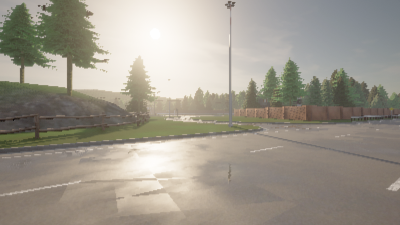
#> input picture car_images/Coburg2_left/1.jpg, 400 x 225 px
$ python featureDetection.py
#> lines starting #> are read from the running program, lines starting #| are printed output that depends on the picture; after the words box and inside, x2 and y2 are one past the last pixel; in counts of white or black regions, pixels touching at a corner belong together
import cv2
import argparse
import numpy as np


def sift_features(img, name):
    count = 0
    gray_img = cv2.cvtColor(img, cv2.COLOR_BGR2GRAY)

    sift = cv2.SIFT_create()
    kp, des = sift.detectAndCompute(gray_img, None)

    # kp_img = cv2.drawKeyPoints(img, kp, None, color=(0, 255, 0),flags=cv2.DRAW_MATCHES_FLAGS_DRAW_RICH_KEYPOINTS)
    kp_img = img.copy()
    for marker in kp:
        kp_img = cv2.drawMarker(kp_img, tuple(int(i) for i in marker.pt), color=(0, 255, 0))
        count += 1

    print(name,count)
    cv2.imshow(name, kp_img)
    cv2.waitKey()


def orb_feature_detection(img1, name):
    count = 0
    gray_img = cv2.cvtColor(img1, cv2.COLOR_BGR2GRAY)

    orb = cv2.ORB_create(nfeatures=2000)
    kp, des = orb.detectAndCompute(gray_img, None)

    kp_img = img1.copy()
    for marker in kp:
        kp_img = cv2.drawMarker(kp_img, tuple(int(i) for i in marker.pt), color=(0, 255, 0))
        count += 1

    print(name, count)

    cv2.imshow(name, kp_img)
    cv2.waitKey()


def surf_features(img):
    gray_img = cv2.cvtColor(img, cv2.COLOR_BGR2GRAY)

    surf = cv2.xfeatures2d.SURF_create()
    kp, des = surf.detectAndCompute(gray_img, None)

    count = 0

    kp_img = img.copy()
    for marker in kp:
        kp_img = cv2.drawMarker(kp_img, tuple(int(i) for i in marker.pt), color=(0, 255, 0))
        count += 1

    print(count)

    cv2.imshow("SURF", kp_img)
    cv2.waitKey()

def harris_corner(img, name):
    gray = cv2.cvtColor(img, cv2.COLOR_BGR2GRAY)

    gray = np.float32(gray)
    dst = cv2.cornerHarris(gray,2,3,0.04)

    dst = cv2.dilate(dst, None)

    img[dst>0.01*dst.max()] = [0,0,255]

    cv2.imshow(name, img)
    cv2.waitKey()


img1 = cv2.imread("car_images/Coburg2_left/1.jpg")
#> img1 is the input picture: shape (225, 400, 3); mean B, G, R 141.1, 152.7, 158.6
img2 = cv2.imread("car_images/Coburg2_front/1.jpg")
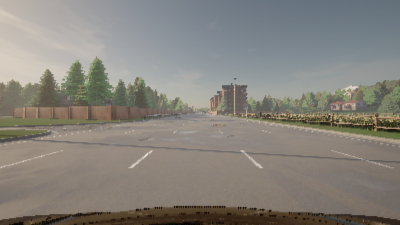
#> input picture car_images/Coburg2_front/1.jpg, 400 x 225 px
#> img2 is the input picture: shape (225, 400, 3); mean B, G, R 124.3, 131, 134.6
sift_features(img1, "SIFT Left")
#> in sift_features, `kp, des = sift.detectAndCompute(gray_img, None)`: kp = 264 keypoints; strongest (x, y, size): (44, 8, 3.1), (153, 166, 40.6), (73, 65, 2.1), (35, 75, 14)
#> the loop in sift_features, `for marker in kp:` made 264 passes
#> marker on passes 1 to 3: keypoint at (2.6, 19.5), size 3.5, keypoint at (3.3, 194.7), size 1.8, keypoint at (3.3, 194.7), size 1.8
#> after the loop in sift_features, `for marker in kp:`:
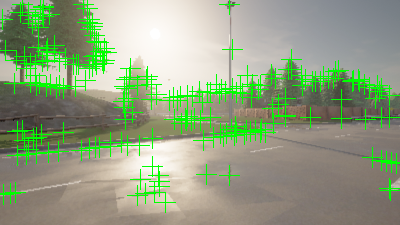
#> kp_img: shape (225, 400, 3); mean B, G, R 129.5, 161.4, 145.2
#> after the loop in sift_features, `for marker in kp:`: count = 264
#| SIFT Left 264
sift_features(img2, "SIFT Front")
#> call 2 of sift_features, with name = 'SIFT Front'
#> in sift_features (call 2), `kp, des = sift.detectAndCompute(gray_img, None)`: kp = 284 keypoints; strongest (x, y, size): (337, 121, 2.1), (145, 209, 1.9), (48, 78, 7.8), (375, 122, 2)
#> the loop in sift_features (call 2), `for marker in kp:` made 284 passes
#> marker on passes 1 to 3: keypoint at (2.6, 141.1), size 2.8, keypoint at (3, 220.7), size 2.8, keypoint at (5.2, 83), size 2.5
#> after the loop in sift_features (call 2), `for marker in kp:`:
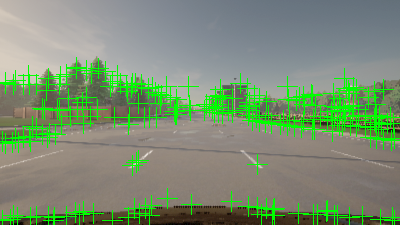
#> kp_img: shape (225, 400, 3); mean B, G, R 115, 143.1, 123.4
#> after the loop in sift_features (call 2), `for marker in kp:`: count = 284
#| SIFT Front 284
orb_feature_detection(img1, "ORB Left")
#> in orb_feature_detection, `kp, des = orb.detectAndCompute(gray_img, None)`: kp = 755 keypoints; strongest (x, y, size): (65, 58, 31), (73, 66, 53.6), (65, 86, 31), (73, 65, 37.2)
#> the loop in orb_feature_detection, `for marker in kp:` made 755 passes
#> marker on passes 1 to 3: keypoint at (42, 32), size 31, keypoint at (94, 33), size 31, keypoint at (99, 34), size 31
#> after the loop in orb_feature_detection, `for marker in kp:`:
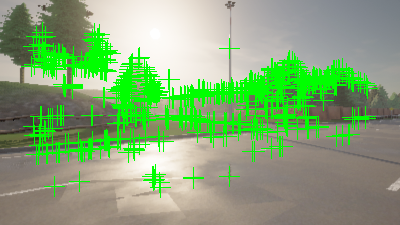
#> kp_img: shape (225, 400, 3); mean B, G, R 119.4, 168.5, 133.6
#> after the loop in orb_feature_detection, `for marker in kp:`: count = 755
#| ORB Left 755
orb_feature_detection(img2, "ORB Front")
#> call 2 of orb_feature_detection, with name = 'ORB Front'
#> in orb_feature_detection (call 2), `kp, des = orb.detectAndCompute(gray_img, None)`: kp = 869 keypoints; strongest (x, y, size): (337, 121, 31), (331, 118, 31), (335, 122, 31), (340, 120, 31)
#> the loop in orb_feature_detection (call 2), `for marker in kp:` made 869 passes
#> marker on passes 1 to 3: keypoint at (96, 58), size 31, keypoint at (100, 60), size 31, keypoint at (78, 63), size 31
#> after the loop in orb_feature_detection (call 2), `for marker in kp:`:
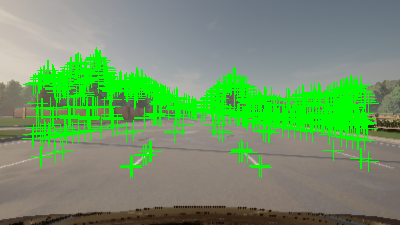
#> kp_img: shape (225, 400, 3); mean B, G, R 106.1, 150.4, 113.4
#> after the loop in orb_feature_detection (call 2), `for marker in kp:`: count = 869
#| ORB Front 869
#surf_features(img)
harris_corner(img1, "Corner_Harris Left")
#> in harris_corner, `img[dst>0.01*dst.max()] = [0,0,255]`: img: shape (225, 400, 3); 5.74% of pixels changed, all inside (x1, y1, x2, y2) = (0, 0, 400, 202)
harris_corner(img2, "Corner_Harris Front")
#> call 2 of harris_corner, with name = 'Corner_Harris Front'
#> in harris_corner (call 2), `dst = cv2.dilate(dst, None)`:
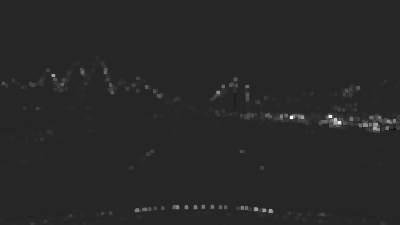
#> dst: shape (225, 400) float32; min -1112613.5, max 6276791.5, mean 44701.6; drawn with min black and max white
#> in harris_corner (call 2), `img[dst>0.01*dst.max()] = [0,0,255]`:
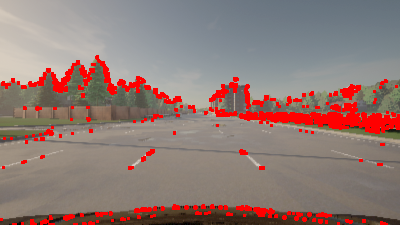
#> img: shape (225, 400, 3); 7.61% of pixels changed, all inside (x1, y1, x2, y2) = (0, 55, 400, 225)
